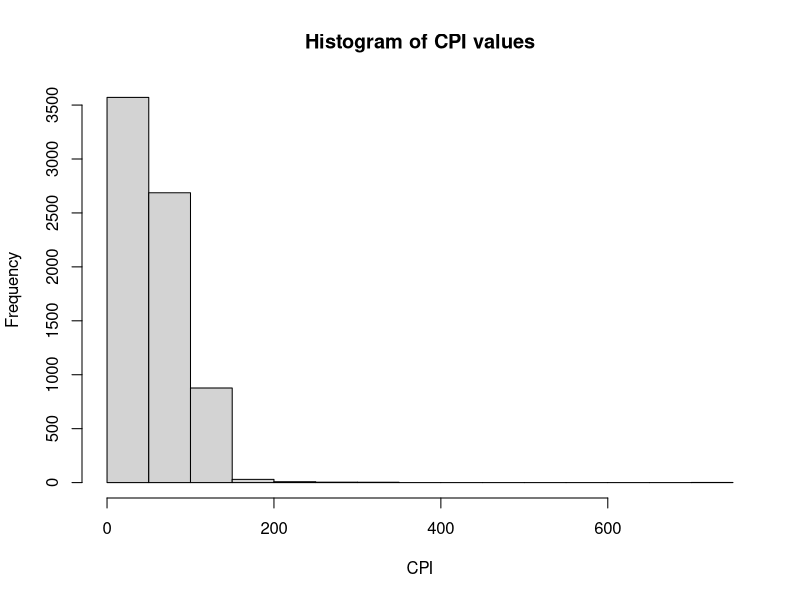
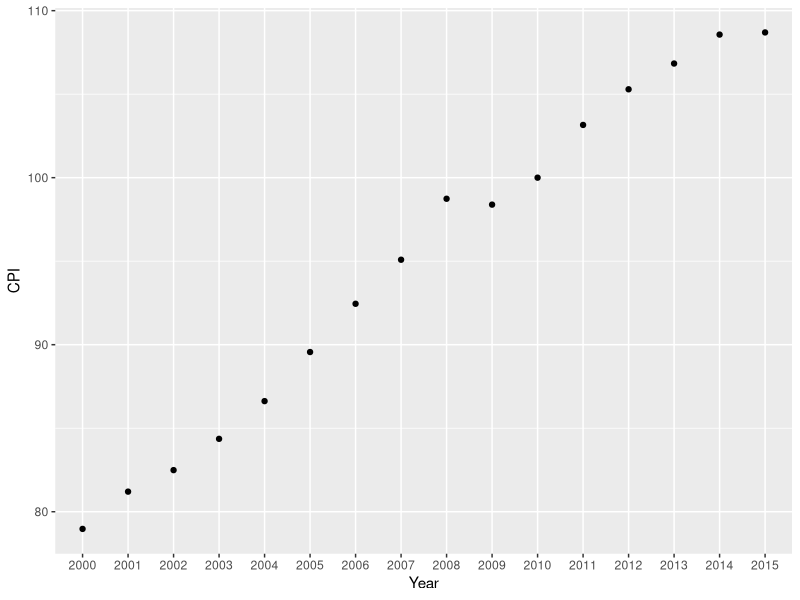
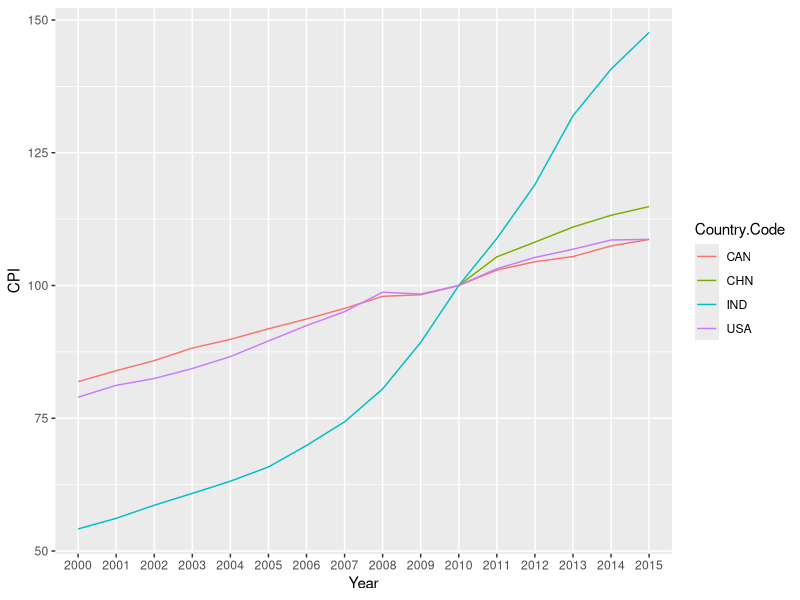
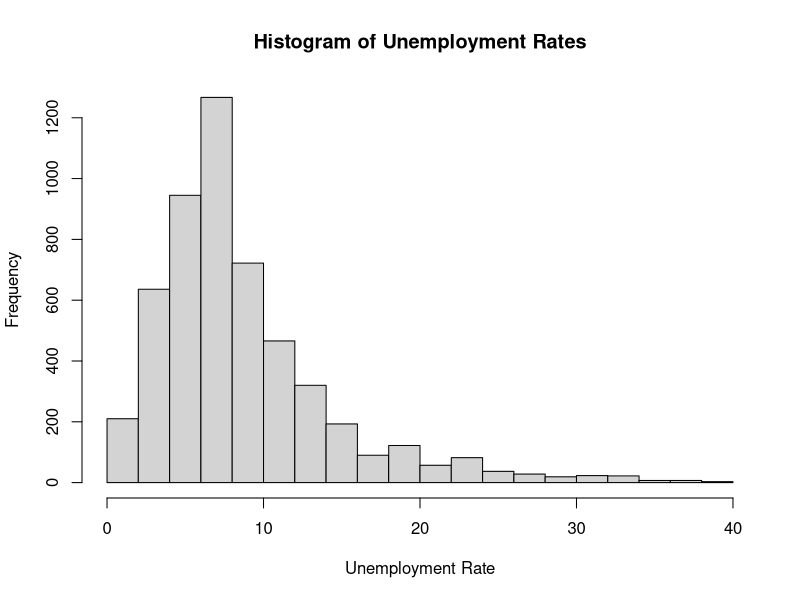
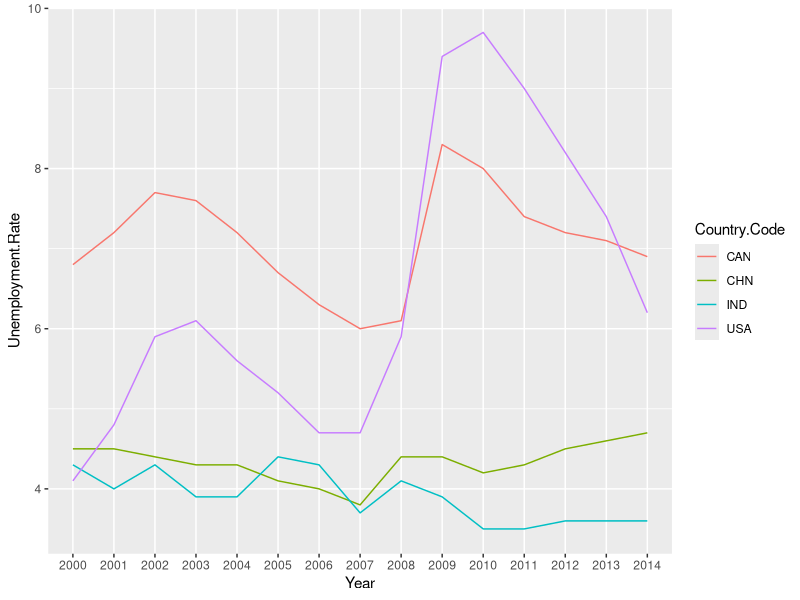

Source code (R) for these figures, in order:
## ---- chunk 1
cpi = read.csv("CPI_World_Bank.csv",check.names = FALSE)
dim(cpi)
## ---- chunk 2
head(cpi)
## ---- chunk 3
library(tidyr)
#Get country and indicator column names and remove spaces using make.names
country_indicator_names <- make.names(names(cpi[c(1:4)])) 
#country_indicator_names

#Get year column names
year_column_names <- names(cpi[c(5:ncol(cpi))])
#year_column_names

#Reassign the modified column names to actual column names
names(cpi) <- c(country_indicator_names,year_column_names)
names(cpi)
## ---- chunk 4
#Gather all year column names into a new column called Year and assign its values to a column called CPI
clean_cpi <- gather(cpi,Year,CPI,-Country.Name,-Country.Code,-Indicator.Name,-Indicator.Code)
head(clean_cpi)
## ---- chunk 5
unique(clean_cpi$Indicator.Name)
unique(clean_cpi$Indicator.Code)
## ---- chunk 6
cpi_data <- clean_cpi[,!colnames(clean_cpi) %in% c("Indicator.Name","Indicator.Code")]
head(cpi_data)
## ---- chunk 7
summary(cpi_data$CPI,na.rm = TRUE)
sd(cpi_data$CPI, na.rm = TRUE)
## ---- chunk 8
hist(cpi_data$CPI, xlab = "CPI", main = "Histogram of CPI values")
## ---- chunk 9
library(ggplot2)
library(dplyr)

cpi_data_1 <- cpi_data %>%
  select(Country.Name,Country.Code,Year,CPI) %>%
  filter(Year >= 2000 & Year<= 2015 & Country.Code == "USA") %>%
  group_by(Year)

ggplot(cpi_data_1,aes(x = Year, y = CPI))+geom_point(na.rm = TRUE) 
## ---- chunk 10
cpi_data_2 <- cpi_data %>%
  select(Country.Name,Country.Code,Year,CPI) %>%
  filter(Year >= 2000 & Year<= 2015 & (Country.Code =='IND' | Country.Code == 'CAN'| Country.Code == 'CHN' | Country.Code == 'USA')) %>%
  group_by(Year)

ggplot(cpi_data_2,aes(x = Year, y = CPI, col = Country.Code, group = Country.Code)) +geom_line(na.rm = T)
## ---- chunk 11
unemployment <- read.csv("Unemployment_ILO.csv", check.names = FALSE)
dim(unemployment)
## ---- chunk 12
head(unemployment)
## ---- chunk 13
library(tidyr)
#Get country and indicator column names and remove spaces using make.names
country_indicator_names_1 <- make.names(names(unemployment[c(1:4)])) 
#country_indicator_names

#Get year column names
year_column_names_1 <- names(unemployment[c(5:ncol(unemployment))])
#year_column_names

#Reassign the modified column names to actual column names
names(unemployment) <- c(country_indicator_names_1,year_column_names_1)
names(unemployment)
## ---- chunk 14
clean_unemployment <- gather(unemployment, Year, Unemployment.Rate, -Country.Name, -Country.Code, -Indicator.Name, -Indicator.Code)
head(clean_unemployment)
## ---- chunk 15
unique(clean_unemployment$Indicator.Code)
unique(clean_unemployment$Indicator.Code)
## ---- chunk 16
unemployment_data <- clean_unemployment[,!colnames(clean_unemployment) %in% c("Indicator.Name","Indicator.Code")]
head(unemployment_data)
## ---- chunk 17
summary(unemployment_data$Unemployment.Rate,na.rm = TRUE)
sd(unemployment_data$Unemployment.Rate, na.rm = TRUE)
## ---- chunk 18
hist(unemployment_data$Unemployment.Rate, xlab = "Unemployment Rate", main = "Histogram of Unemployment Rates")
## ---- chunk 19
unemployment_data_1 <- unemployment_data %>%
  select(Country.Name,Country.Code,Year,Unemployment.Rate) %>%
  filter(Year >= 2000 & Year<= 2015 & (Country.Code =='IND' | Country.Code == 'CAN' | Country.Code == 'USA'|Country.Code == 'CHN')) %>%
  group_by(Year)
ggplot(unemployment_data_1, aes(x = Year, y = Unemployment.Rate,col = Country.Code, group = Country.Code))+geom_line()
